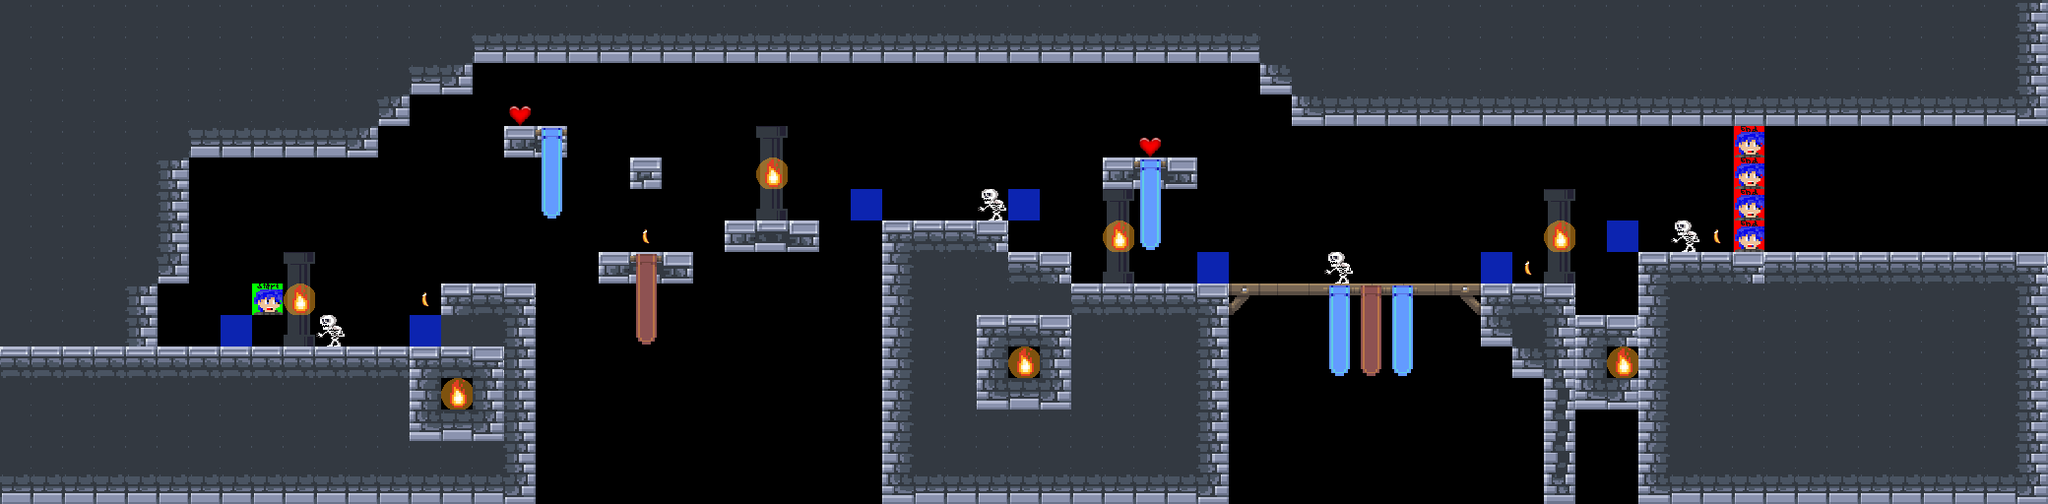

This game map was drawn from its Tiled (.tmx) file and the tilesets committed beside it. A one-line description and the trimmed map source follow:
An orthogonal 65x16 tile map with 32x32 px tiles, 8 tile layers (floor, tiang, obor, bendera, ...), 8 tilesets.

<map version="1.8" tiledversion="1.8.5" orientation="orthogonal" renderorder="right-down" width="65" height="16" tilewidth="32" tileheight="32" infinite="0" nextlayerid="10" nextobjectid="1">
 <editorsettings>
  <export target="../../0/level_0.csv" format="csv" />
 </editorsettings>
 <tileset firstgid="1" source="../tsx/floor.tsx" />
 <tileset firstgid="29" source="../tsx/pisang.tsx" />
 <tileset firstgid="30" source="../tsx/hati.tsx" />
 <tileset firstgid="31" source="../tsx/enemy.tsx" />
 <tileset firstgid="33" source="../tsx/player.tsx" />
 <tileset firstgid="35" source="../tsx/bendera.tsx" />
 <tileset firstgid="37" source="../tsx/obor.tsx" />
 <tileset firstgid="38" source="../tsx/tiang.tsx" />
 <layer id="1" name="floor" width="65" height="16">
  <data>[1040 cells, 571 non-empty, 18 distinct tile ids]</data>
 </layer>
 <layer id="9" name="tiang" width="65" height="16">
  <data>[1040 cells, 4 non-empty, 1 distinct tile ids]</data>
 </layer>
 <layer id="7" name="obor" width="65" height="16">
  <data>[1040 cells, 7 non-empty, 1 distinct tile ids]</data>
 </layer>
 <layer id="6" name="bendera" width="65" height="16">
  <data>[1040 cells, 6 non-empty, 2 distinct tile ids]</data>
 </layer>
 <layer id="2" name="pisang" width="65" height="16">
  <data>[1040 cells, 4 non-empty, 1 distinct tile ids]</data>
 </layer>
 <layer id="3" name="hati" width="65" height="16">
  <data>[1040 cells, 2 non-empty, 1 distinct tile ids]</data>
 </layer>
 <layer id="4" name="enemy" width="65" height="16">
  <data>[1040 cells, 12 non-empty, 2 distinct tile ids]</data>
 </layer>
 <layer id="5" name="player" width="65" height="16">
  <data>[1040 cells, 5 non-empty, 2 distinct tile ids]</data>
 </layer>
</map>
